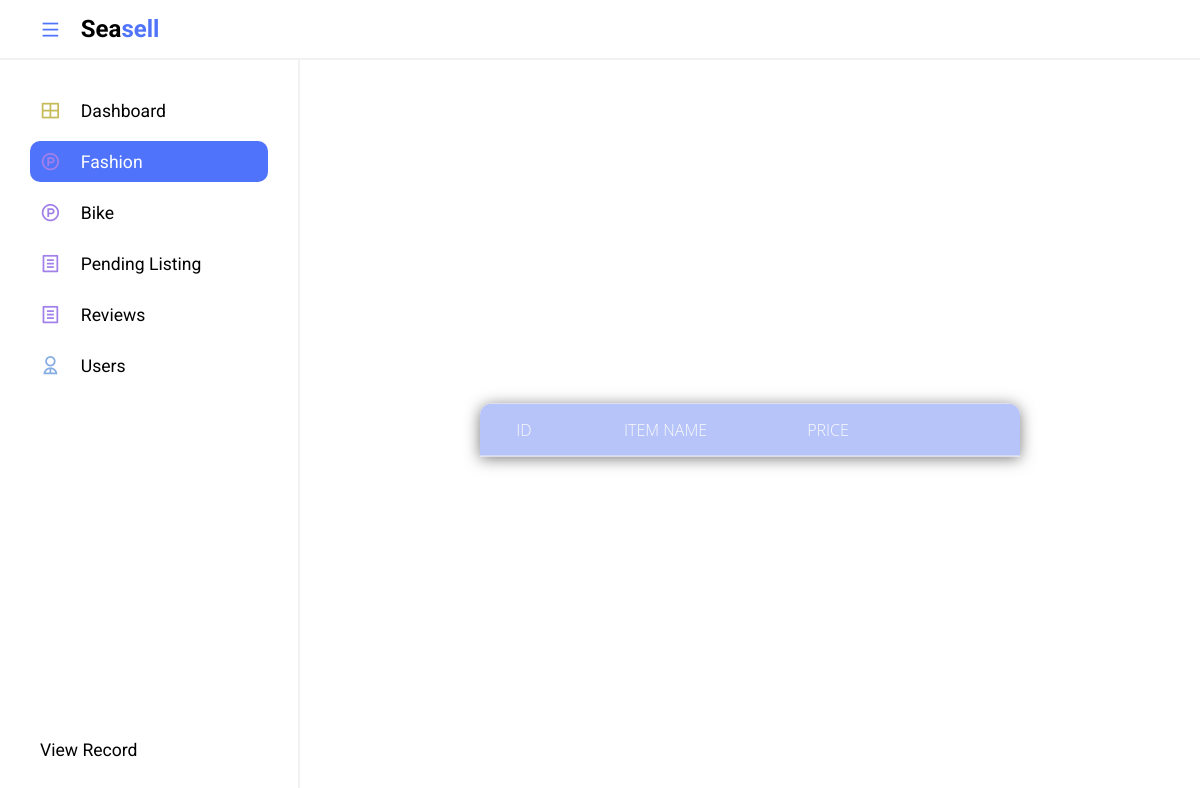
The app's page /FrontEnd/admin/fashion/fashionproduct.php, older data.
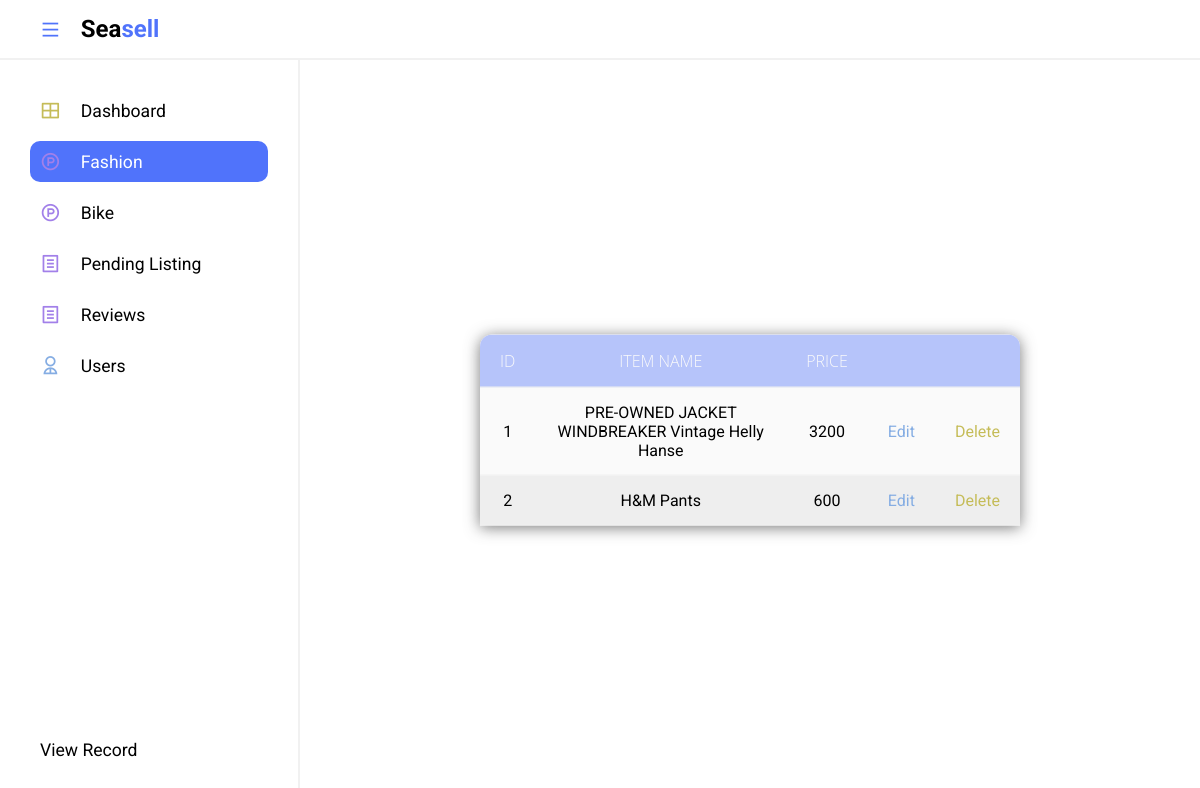
The same page, newer data.
### tables this page shows
CREATE TABLE `fashion_product` (
  `PRODUCT_NO` int(11) NOT NULL,
  `PRODUCT_NAME` varchar(200) NOT NULL,
  `PRODUCT_PRICE` int(200) NOT NULL,
  `PRODUCT_CONDITION` varchar(200) NOT NULL,
  `PRODUCT_DESCRIPTION` longtext NOT NULL,
  `PRODUCT_TYPE` varchar(200) NOT NULL,
  `PRODUCT_GENDER` varchar(200) NOT NULL,
  `PRODUCT_SIZE` varchar(200) NOT NULL,
  `PRODUCT_QTY` varchar(200) NOT NULL,
  `PRODUCT_DEALMETHOD` varchar(200) NOT NULL,
  `MEET_UP` varchar(200) NOT NULL,
  `MAILING` varchar(200) NOT NULL,
  `PICTURE_ID` varchar(200) NOT NULL,
  `SELLER_ID` varchar(200) NOT NULL,
  `PROD_ID` varchar(200) NOT NULL,
  `STATUS` varchar(200) NOT NULL,
  `DATE` varchar(200) NOT NULL
);

### FrontEnd/admin/fashion/fashionproduct.php (the view, shortened to what this page needs)
<!DOCTYPE html>
<html lang="en">
<head>
    <link rel="stylesheet" href="../adminpanel.css">
    <link href="https://cdn.jsdelivr.net/npm/remixicon@2.5.0/fonts/remixicon.css" rel="stylesheet">
</head>
<body>
    <section class="header">
        <div class="logo">
            <i class="ri-menu-line icon icon-0 menu"></i>
            <h2>Sea<span>sell</span></h2>
        </div>
    </section>
    <section class="main">
        <div class="sidebar">
            <ul class="sidebar--items">
                <li>
                    <a href="../index.php">
                        <span class="icon icon-1"><i class="ri-layout-grid-line"></i></span>
                        <span class="sidebar--item">Dashboard</span>
                    </a>
                </li>
                <li>
                    <a href="../fashion/fashionproduct.php" id="active--link">
                        <span class="icon icon-2"><i class="ri-product-hunt-line"></i></span>
                        <span class="sidebar--item">Fashion</span>
                    </a>
                </li>
                <li>
                    <a href="../bike/productbike.php" id="active">
                        <span class="icon icon-2"><i class="ri-product-hunt-line"></i></span>
                        <span class="sidebar--item">Bike</span>
                    </a>
                </li>
                <li>
                    <a href="../listing/listed.php">
                        <span class="icon icon-2"><i class="ri-file-list-line"></i></span>
                        <span class="sidebar--item">Pending Listing</span>
                    </a>
                </li>
                <li>
                    <a href="../review/review.php">
                        <span class="icon icon-2"><i class="ri-file-list-line"></i></span>
                        <span class="sidebar--item">Reviews</span>
                    </a>
                </li>
                <li>
                    <a href="../user/adminusers.php">
                        <span class="icon icon-3"><i class="ri-user-2-line"></i></span>
                        <span class="sidebar--item" style="white-space: nowrap;">Users</span>
                    </a>
                </li>
            </ul>
            <ul class="sidebar--bottom-items">
                <li>
                    <a href="fashionrecord.php">
                        <span class="sidebar--item">View Record</span>
                    </a>
                </li>
            </ul>
        </div>
        <div class="main--content">
            <div class="filter">
 </div>
 <table>
 <thead>
 <tr>
 <th>ID</th>
 <th>Item name</th>
 <th>Price</th>
 <th></th>
 <th></th>
 </tr>
</thead>
<tbody>
   <?php
    include"../../includes/functions/connection.php";
    $sql = "SELECT * FROM fashion_product WHERE STATUS = 'LISTED' ";
    $result = $conn->query($sql);
    while($row = $result->fetch_assoc()){
        echo "
        <tr>
        <td>$row[PRODUCT_NO]</td>
        <td>$row[PRODUCT_NAME]</td>
        <td>$row[PRODUCT_PRICE]</td>
        <td>
            <a class='icon-3' href='edit.php?id=$row[PRODUCT_NO]'>Edit</a>
        </td>
        <td>
            <a class='icon-1' href='delete.php?id=$row[PRODUCT_NO]'>Delete</a>
        </td>
        </tr>
        ";
    }
    ?>
</tbody>
 </table>
        </div>
    </section>
</body>
</html>

Row changes from the older to the newer data that the page shows:
now on this page (row edited): fashion_product: PRODUCT_NO "1", PRODUCT_NAME "PRE-OWNED JACKET WINDBREAKER Vintage Helly Hanse", PRODUCT_PRICE "3200"
now on this page (row edited): fashion_product: PRODUCT_NO "2", PRODUCT_NAME "H&M Pants", PRODUCT_PRICE "600"
